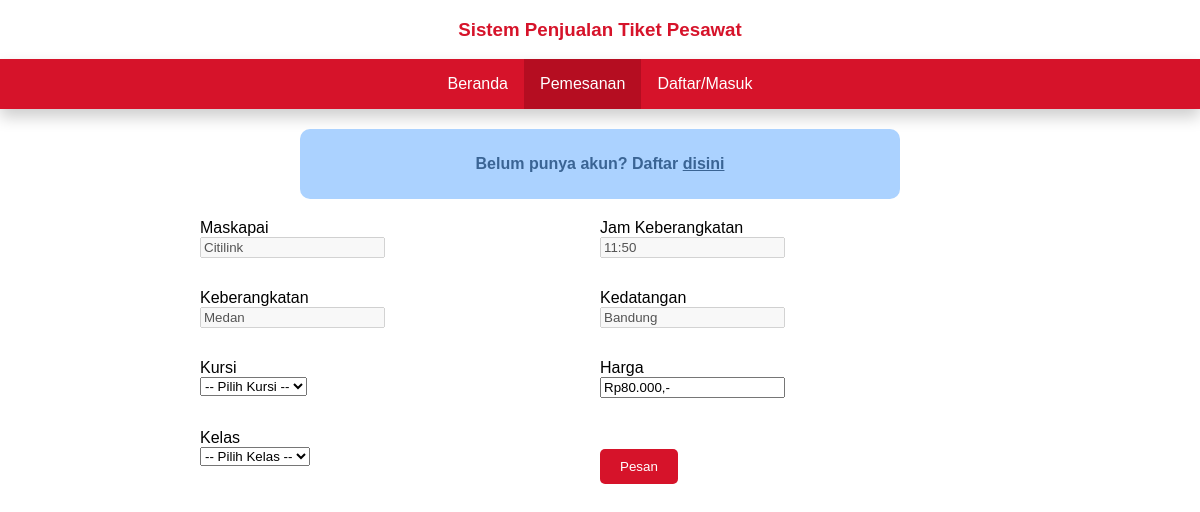
Screenshot of /pemesanan/tiket.php?rute=1 with the database file from the repository.
### tables this page shows
CREATE TABLE `rute` (
  `id_rute` varchar(5) NOT NULL,
  `jam_berangkat` varchar(5) NOT NULL,
  `asal_rute` text NOT NULL,
  `tujuan_rute` text NOT NULL,
  `maskapai` varchar(10) NOT NULL,
  `harga` int(9) NOT NULL
);

### pemesanan/tiket.php (the view, shortened to what this page needs)
<?php
if (!isset($_SESSION['id'])) {
    if (!isset($_GET['booked'])) {
?>
        <!DOCTYPE html>
        <html lang="en" dir="ltr">
            <head>
                <link rel="stylesheet" href="../gaya.css">
            </head>
            <body>
                <?php
                    include '../config/header.php';
                ?>
                <div class="notif">
                    <p>Belum punya akun? Daftar <a href="../daftar/index.php" class="a-hrep">disini</a></p>
                </div>
                <?php
                    include '../config/koneksi.php';
                    $id = $_GET['rute'];
                    $qry = "SELECT * FROM rute WHERE id_rute = '$id'";
                    $sql = mysqli_query($koneksi,$qry);
                    $row = mysqli_fetch_assoc($sql);
                    $ctt = "SELECT COUNT(id_tiket) FROM tiket";
                    $qqq = mysqli_query($koneksi, $ctt);
                    $r = mysqli_fetch_assoc($qqq);
                    $mx = ++$r["COUNT(id_tiket)"];
                    $ide = strval($mx);
                    function rupiah($x){
                        $rupiah = "Rp".number_format($x,0,",",".").",-";
                        return $rupiah;
                    }
                ?>
                <div class="form-center" style="margin-top: 20px;">
                    <form action="config/proses_pesan.php?rute=<?=$id?>&tiket=<?=$ide?>" method="post" class="flex-row">
                        <div class="flex-row-item">
                            <label class="labelu">Maskapai</label>
                            <input class="inputto" type="text" name="maskapai" disabled value="<?= ucwords($row['maskapai']) ?>">
                        </div>
                        <div class="flex-row-item">
                            <label class="labelu">Jam Keberangkatan</label>
                            <input class="inputto" type="text" name="jam" disabled value="<?= ucwords($row['jam_berangkat']) ?>">
                        </div>
                        <div class="flex-row-item">
                            <label class="labelu">Keberangkatan</label>
                            <input class="inputto" type="text" name="berangkat" disabled value="<?= ucwords($row['asal_rute']) ?>">
                        </div>
                        <div class="flex-row-item">
                            <label class="labelu">Kedatangan</label>
                            <input class="inputto" type="text" name="pass" disabled value="<?= ucwords($row['tujuan_rute']) ?>">
                        </div>
                        <div class="flex-row-item">
                            <label class="labelu">Kursi</label>
                            <select name="kursi">
                                <option label="">-- Pilih Kursi --</option>
                            </select>
                        </div>
                        <div class="flex-row-item">
                            <label class="labelu">Harga</label>
                            <input class="inputto" type="text" id="harga" name="harga" readonly value="<?= rupiah($row['harga']) ?>">
                        </div>
                        <div class="flex-row-item">
                            <label class="labelu">Kelas</label>
                            <select name="kelas" id="kelas" onchange="proses()">
                                <option label="">-- Pilih Kelas --</option>
                            </select>
                        </div>
                        <div class="flex-row-item">
                            <button type="submit" class="btn-kirim-book" style="margin: 20px auto">Pesan</button>
                        </div>
                    </form>
                </div>
            </body>
        </html>
<?php
    }
?>
<?php
}
?>

### gaya.css (style rules this page uses)
* { box-sizing: border-box; }
body { font-family: sans-serif; margin: 0; padding: 0; }
.form-center { margin: 0; padding: 0; justify-content: center; display: flex; }
.notif { background-color: #abd2ff; color: #3a6494; text-align: center; padding: 10px; border-radius: 10px; font-weight: bold; width: 50%; margin: 20px auto; }
.a-hrep { color: #3a6494; }
.flex-row { display: flex; flex-wrap: wrap; align-items: center; justify-content: center; margin: 0; padding: 0; }
.flex-row-item { flex: 50%; height: 70px; width: 100px; margin: auto; }
.labelu, .inputto { display: block; }
.btn-kirim-book { color: #fff; background-color: #d6132a; padding: 10px 20px; text-decoration: none; border-radius: 5px; border: none; cursor:pointer; }

### rows the page displays
rute: maskapai "Citilink", jam "11:50", berangkat "Medan", pass "Bandung", harga "Rp80.000,-"
